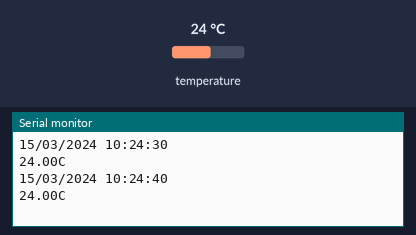
The program below on a simulated Arduino Uno, built with avr-gcc and run on an emulated ATmega328P. On the bench: the last lines printed to the serial monitor. The test bench sets the inputs (shaded band); at power-on: temperature 24 °C. The local clock reads 2024-03-15 10:24:30 at power-on unless the program sets it.

Above: at 10.8 s.
10.9 s: temperature set to 12 °C
At 20.7 s:
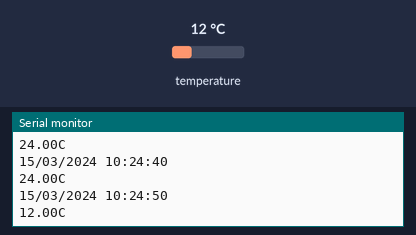
20.9 s: temperature set to 19 °C
At 30.9 s:
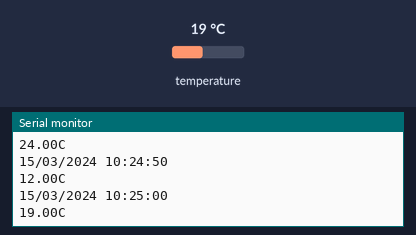
Timing chart, 0 to 32.4 s (numbered marks = the images above; inputs shaded):
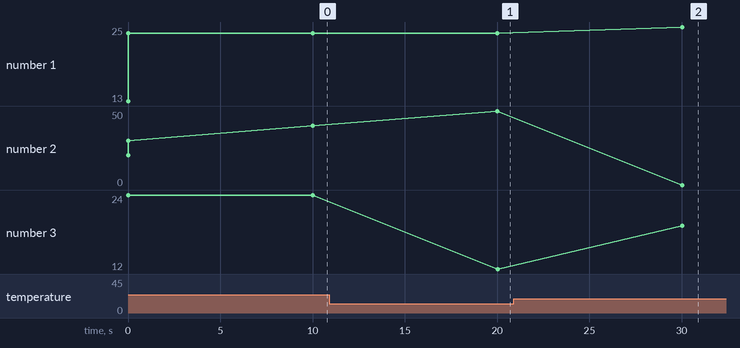

The program:

main.cpp
```cpp
// Подключение:
// DS3231 SDA --> SDA
// DS3231 SCL --> SCL
// DS3231 VCC --> 3.3v or 5v
// DS3231 GND --> GND

#include <Arduino.h>
#include <Wire.h>             // Данная библиотека позволяет взаимодействовать с I2C/TWI устройствами
#include <RtcDS3231.h>        // Библиотека для часов на микросхеме DS3231
RtcDS3231<TwoWire> Rtc(Wire); // Создание экземпляра класса RtcDs3231

#define countof(a) (sizeof(a) / sizeof(a[0]))

// Функция для вывода даты и времени
void printDateTime(const RtcDateTime &dt)
{
  char datestring[20]; // Определение массива типа char
  snprintf_P(datestring,
             countof(datestring),
             PSTR("%02u/%02u/%04u %02u:%02u:%02u"),
             dt.Day(),
             dt.Month(),
             dt.Year(),
             dt.Hour(),
             dt.Minute(),
             dt.Second());
  Serial.print(datestring); // Вывод даты и времени в формате: "Дата/Месяц/Год Час:Минуты:Секунды"
}

void setup()
{
  Serial.begin(57600);                                    // Инициализация последовательного соединения и задание скорости передачи данных в бит/с(бод)
  Serial.print("compiled: ");                             // Трансляция
  Serial.print(__DATE__);                                 // Вывод даты прошивки микроконтроллера
  Serial.println(__TIME__);                               // Вывод времени прошивки микроконтроллера
  Rtc.Begin();                                            //
  RtcDateTime compiled = RtcDateTime(__DATE__, __TIME__); // Запись даты и времени в переменную класса
  printDateTime(compiled);                                // Вывод даты и времени
  Serial.println();                                       // Пропуск строки

  if (!Rtc.IsDateTimeValid())
  {
    if (Rtc.LastError() != 0)
    {
      Serial.print("RTC communications error = "); // Вывод сообщение о ошибке
      Serial.println(Rtc.LastError());             // Вывод номер ошибки (Номер ошибки находится здесь: https://www.arduino.cc/en/Reference/WireEndTransmission)
    }
    else
    {
      // Распространённые причины:
      // 1) В первый раз вы запустили, а устройство еще не работало
      // 2) Батарея на устройстве разряжена или вообще отсутствует
      Serial.println("RTC lost confidence in the DateTime!"); // Вывод надписи о потери уверенности в правильности времени
      // Следующая строка устанавливает RTC на дату и время составления этого эскиза
      // Строка также сбросит допустимый флаг, если только у RTC не возникла проблема
      Rtc.SetDateTime(compiled);
    }
  }

  if (!Rtc.GetIsRunning())
  {
    Serial.println("RTC was not actively running, starting now"); // Вывод надписи "RTC не была активна, начинаем сейчас"
    Rtc.SetIsRunning(true);                                       // Запуск RTC
  }

  RtcDateTime now = Rtc.GetDateTime(); // Запись в переменную значения даты и времени RTC
  // Сравнение "даты и времени" текущего и "даты и времени" прошивки
  if (now < compiled)
  {
    Serial.println("RTC is older than compile time!  (Updating DateTime)"); // Вывод надписи "Данные RTC старее, чем время прошивки (Обновление даты и времени)"
    Rtc.SetDateTime(compiled);                                              // Обновление даты и времени
  }
  else if (now > compiled)
  {
    Serial.println("RTC is newer than compile time. (this is expected)"); // Вывод надписи "Данные RTC новее, чем время прошивки (Это ожидаемое поведение)"
  }
  else if (now == compiled)
  {
    Serial.println("RTC is the same as compile time! (not expected but all is fine)"); // Вывод надписи "данные RTC совпадают с временем прошивки(Не ожидаемое поведение, но всё работает)"
  }

  // Очистка RTC до нужного состояния
  Rtc.Enable32kHzPin(false);
  Rtc.SetSquareWavePin(DS3231SquareWavePin_ModeNone);
}

void loop()
{
  if (!Rtc.IsDateTimeValid())
  {
    if (Rtc.LastError() != 0)
    {
      Serial.print("RTC communications error = "); // Вывод сообщение о ошибке
      Serial.println(Rtc.LastError());             // Вывод номер ошибки (Номер ошибки находится здесь: https://www.arduino.cc/en/Reference/WireEndTransmission)
    }
    else
    {
      // Распространённые причины:
      //    1) Батарея на устройстве разряжена или даже отсутствует, и электропитание отключено
      Serial.println("RTC lost confidence in the DateTime!"); // Вывод надписи о потери уверенности в правильности времени
    }
  }
  RtcDateTime now = Rtc.GetDateTime();        // Получение текущих даты и времени RTC
  printDateTime(now);                         // Вывод на экран текущих даты и времени
  Serial.println();                           // Пропуск строки
  RtcTemperature temp = Rtc.GetTemperature(); // Получение температуры в в Цельсиях
  Serial.print(temp.AsFloatDegC());           // Вывод температуры в формате "00.00"
  Serial.println("C");                        // Вывод символа, обозначающего Цельсии
  delay(10000);                               // Задержка 10с
}
```

Measured:
- after the input at 10.9 s, the serial monitor: prints a new line after 9.1 s (image 1)
- after the input at 20.9 s, the serial monitor: prints a new line after 9.1 s (image 2)
- plotted number 3: 24 → 12 after the input at 10.9 s, 12 → 19 after the input at 20.9 s
